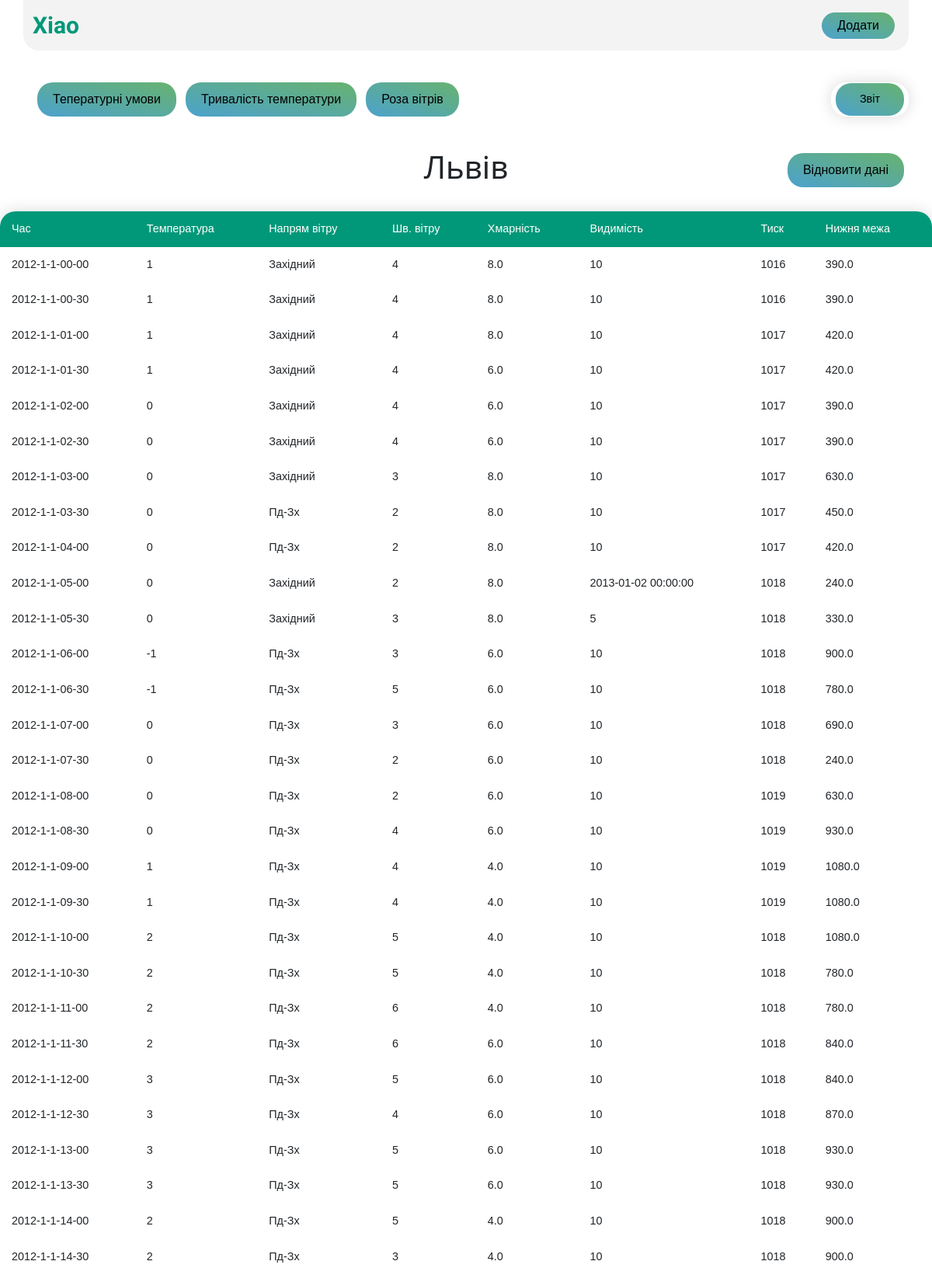
Screenshot of /Львів/interpolate (upper part) with the database file from the repository.
### tables this page shows
CREATE TABLE cities (id INTEGER PRIMARY KEY AUTOINCREMENT, city STRING (30) NOT NULL UNIQUE);

CREATE TABLE "meteo"
(
	id INTEGER
		primary key autoincrement,
	city integer
		references cities,
	time DATETIME,
	temperature INTEGER,
	wind_direction
		references wind,
	wind_speed INTEGER,
	cloud_num INTEGER,
	visibility STRING,
	pressure INTEGER,
	bottom_line INTEGER
);

CREATE TABLE wind (id INTEGER PRIMARY KEY AUTOINCREMENT, direction STRING UNIQUE NOT NULL);

### app.py (the view)
@app.route('/<city>/interpolate')
def intarpolated(city):  # put application's code here
    sqlite_connection = sqlite3.connect('meteodata.db')
    cursor = sqlite_connection.cursor()
    cursor.execute('SELECT id FROM cities WHERE city=?', (city,))
    sqlite_connection.commit()
    city_id = cursor.fetchone()[0]
    print(city)
    insert = "SELECT * FROM meteo " \
             "INNER JOIN wind ON wind.id = meteo.wind_direction " \
             "WHERE city=? " \
             "limit 100"
    cursor.execute(insert, (city_id,))
    sqlite_connection.commit()
    data = cursor.fetchall()
    insert = "SELECT cloud_num FROM meteo " \
             "INNER JOIN wind ON wind.id = meteo.wind_direction " \
             "WHERE city=? " \
             "limit 100"
    cursor.execute(insert, (city_id,))
    sqlite_connection.commit()
    cloud_num = cursor.fetchall()
    for x in range(len(cloud_num)):
        cloud_num[x] = cloud_num[x][0]
    a = pd.Series(cloud_num)
    a = a.interpolate().tolist()
    for i in range(len(data)):
        data[i] = list(data[i])
        data[i][6] = round(a[i], 2)
    insert = "SELECT bottom_line FROM meteo " \
             "INNER JOIN wind ON wind.id = meteo.wind_direction " \
             "WHERE city=? " \
             "limit 100"
    cursor.execute(insert, (city_id,))
    sqlite_connection.commit()
    bottom_line = cursor.fetchall()
    for x in range(len(bottom_line)):
        bottom_line[x] = bottom_line[x][0]
    a = pd.Series(bottom_line)
    a = a.interpolate().tolist()
    for i in range(len(data)):
        data[i][9] = round(a[i], 2)
    sqlite_connection.close()
    return render_template('city.html', data=data, city=city)

### templates/city.html (shortened to what this page needs)
<!DOCTYPE html>
<html lang="en">
<head>
    <link rel="stylesheet" href="/static/css/styles.css">
        <link href="https://cdn.jsdelivr.net/npm/bootstrap@5.2.0-beta1/dist/css/bootstrap.min.css" rel="stylesheet">
</head>
<body>
<nav class="container">
    <a class="logo" href="/">Xiao</a>
    <button>
    <a href="/add">
        <span>
            Додати
        </span>
    </a>
    </button>
</nav>
<div class="container buttons">
    <button>
            <a href="/{{ city }}/temperature">
                <span>
                    Тепературні умови
                </span>
            </a>
    </button>
    <button>
            <a href="/{{ city }}/temperature-time">
                <span>
                    Тривалість температури
                </span>
            </a>
    </button>
    <button>
            <a href="/{{ city }}/windrose">
                <span>
                    Роза вітрів
                </span>
            </a>
    </button>
    <form action="/{{ city }}/report" method="post">
    <button >
            <a>
                <span>
                    Звіт
                </span>
            </a>
    </button>
    </form>
</div>
    {% set index = [2, 3, 11, 5, 6, 7, 8, 9] %}
    <div class="container city_head">
        <h1>
            {{ city }}
        </h1>
        <button>
            <a href="/{{ city }}/interpolate">
                <span>
                    Відновити дані
                </span>
            </a>
        </button>
    </div>
<table style="width:100%">
  <tr id="header">
      <td>
          Час
      </td>
    <td>
        Температура
    </td>
    <td>
        Напрям вітру
    </td>
    <td>
        Шв. вітру
    </td>
    <td>
        Хмарність
    </td>
    <td>
        Видимість
    </td>
    <td>
        Тиск
    </td>
    <td>
        Нижня межа
    </td>
  </tr>
{% for row in data %}
    <tr>
    {% for i in index %}
        {% if row[i] == None %}
            <td style="background-color: rgba(170,6,100,0.1);"></td>
        {% else %}
            <td>{{ row[i] }}</td>
        {% endif %}
    {% endfor %}
     </tr>
{% endfor %}
</table>
</body>
</html>

### static/css/styles.css (style rules this page uses)
html { min-height: 100vh; }
.buttons { display: flex; flex-direction: row; align-items: center; position: relative; justify-content: left; margin-bottom: 40px; }
.buttons button { border: none; background: none; }
.buttons form { padding: 0; width: 100px; margin: 0; position: absolute; right: 0; }
.buttons button > a { display: flex; justify-content: center; align-content: center; text-decoration: none; color: black; padding: 10px 20px; border-radius: 20px; font-family: sans-serif; align-self: center; background: linear-gradient(to left bottom, #67b26f, #4ca2cd); }
.city_head { position: relative; display: flex; align-items: center; justify-content: center; }
.city_head > button { position: absolute; right: 0; border: none; background: none; }
.city_head button > a { display: flex; justify-content: center; align-content: center; text-decoration: none; color: black; padding: 10px 20px; border-radius: 20px; font-family: sans-serif; align-self: center; background: linear-gradient(to left bottom, #67b26f, #4ca2cd); }
table { border-collapse: collapse; overflow: hidden; border-radius: 20px; margin: 25px 0; font-size: 0.9em; font-family: sans-serif; min-width: 400px; box-shadow: 0 0 20px rgba(0, 0, 0, 0.15); }
#header { background-color: #009879; color: #ffffff; text-align: left; }
td { position: relative; padding: 12px 15px; }
nav { display: flex; flex-direction: row; align-content: center; justify-content: space-between; width: 100%; border-radius: 0 0 20px 20px; padding: 10px 0; background: #f3f3f3; margin-bottom: 40px; }
nav > a { cursor: pointer; text-decoration: none; color: #009879; }
nav .logo { display: flex; font-size: 30px; font-weight: bold; font-family: Comfortaa; }
nav button { border: none; background: none; }
nav button > a { display: flex; justify-content: center; align-content: center; text-decoration: none; color: black; padding: 5px 20px; border-radius: 20px; font-family: sans-serif; align-self: center; background: linear-gradient(to left bottom, #67b26f, #4ca2cd); }
form { display: flex; flex-direction: column; border-radius: 20px; width: 100%; padding: 20px; font-size: 0.9em; font-family: sans-serif; box-shadow: 0 0 20px rgba(0, 0, 0, 0.15); }

### rows the page displays
cities: city "Львів"
meteo: time "2012-1-1-00-00" "1" "Західний" "4" "8.0" "10" "1016" "390.0"
meteo: time "2012-1-1-00-30" "1" "Західний" "4" "8.0" "10" "1016" "390.0"
meteo: time "2012-1-1-01-00" "1" "Західний" "4" "8.0" "10" "1017" "420.0"
meteo: time "2012-1-1-01-30" "1" "Західний" "4" "6.0" "10" "1017" "420.0"
meteo: time "2012-1-1-02-00" "0" "Західний" "4" "6.0" "10" "1017" "390.0"
meteo: time "2012-1-1-02-30" "0" "Західний" "4" "6.0" "10" "1017" "390.0"
meteo: time "2012-1-1-03-00" "0" "Західний" "3" "8.0" "10" "1017" "630.0"
meteo: time "2012-1-1-03-30" "0" "Пд-Зх" "2" "8.0" "10" "1017" "450.0"
meteo: time "2012-1-1-04-00" "0" "Пд-Зх" "2" "8.0" "10" "1017" "420.0"
meteo: time "2012-1-1-05-00" "0" "Західний" "2" "8.0" "2013-01-02 00:00:00" "1018" "240.0"
meteo: time "2012-1-1-05-30" "0" "Західний" "3" "8.0" "5" "1018" "330.0"
meteo: time "2012-1-1-06-00" "-1" "Пд-Зх" "3" "6.0" "10" "1018" "900.0"
meteo: time "2012-1-1-06-30" "-1" "Пд-Зх" "5" "6.0" "10" "1018" "780.0"
meteo: time "2012-1-1-07-00" "0" "Пд-Зх" "3" "6.0" "10" "1018" "690.0"
meteo: time "2012-1-1-07-30" "0" "Пд-Зх" "2" "6.0" "10" "1018" "240.0"
meteo: time "2012-1-1-08-00" "0" "Пд-Зх" "2" "6.0" "10" "1019" "630.0"
meteo: time "2012-1-1-08-30" "0" "Пд-Зх" "4" "6.0" "10" "1019" "930.0"
meteo: time "2012-1-1-09-00" "1" "Пд-Зх" "4" "4.0" "10" "1019" "1080.0"
meteo: time "2012-1-1-09-30" "1" "Пд-Зх" "4" "4.0" "10" "1019" "1080.0"
meteo: time "2012-1-1-10-00" "2" "Пд-Зх" "5" "4.0" "10" "1018" "1080.0"
meteo: time "2012-1-1-10-30" "2" "Пд-Зх" "5" "4.0" "10" "1018" "780.0"
meteo: time "2012-1-1-11-00" "2" "Пд-Зх" "6" "4.0" "10" "1018" "780.0"
meteo: time "2012-1-1-11-30" "2" "Пд-Зх" "6" "6.0" "10" "1018" "840.0"
meteo: time "2012-1-1-12-00" "3" "Пд-Зх" "5" "6.0" "10" "1018" "840.0"
meteo: time "2012-1-1-12-30" "3" "Пд-Зх" "4" "6.0" "10" "1018" "870.0"
meteo: time "2012-1-1-13-00" "3" "Пд-Зх" "5" "6.0" "10" "1018" "930.0"
meteo: time "2012-1-1-13-30" "3" "Пд-Зх" "5" "6.0" "10" "1018" "930.0"
meteo: time "2012-1-1-14-00" "2" "Пд-Зх" "5" "4.0" "10" "1018" "900.0"
meteo: time "2012-1-1-14-30" "2" "Пд-Зх" "3" "4.0" "10" "1018" "900.0"
